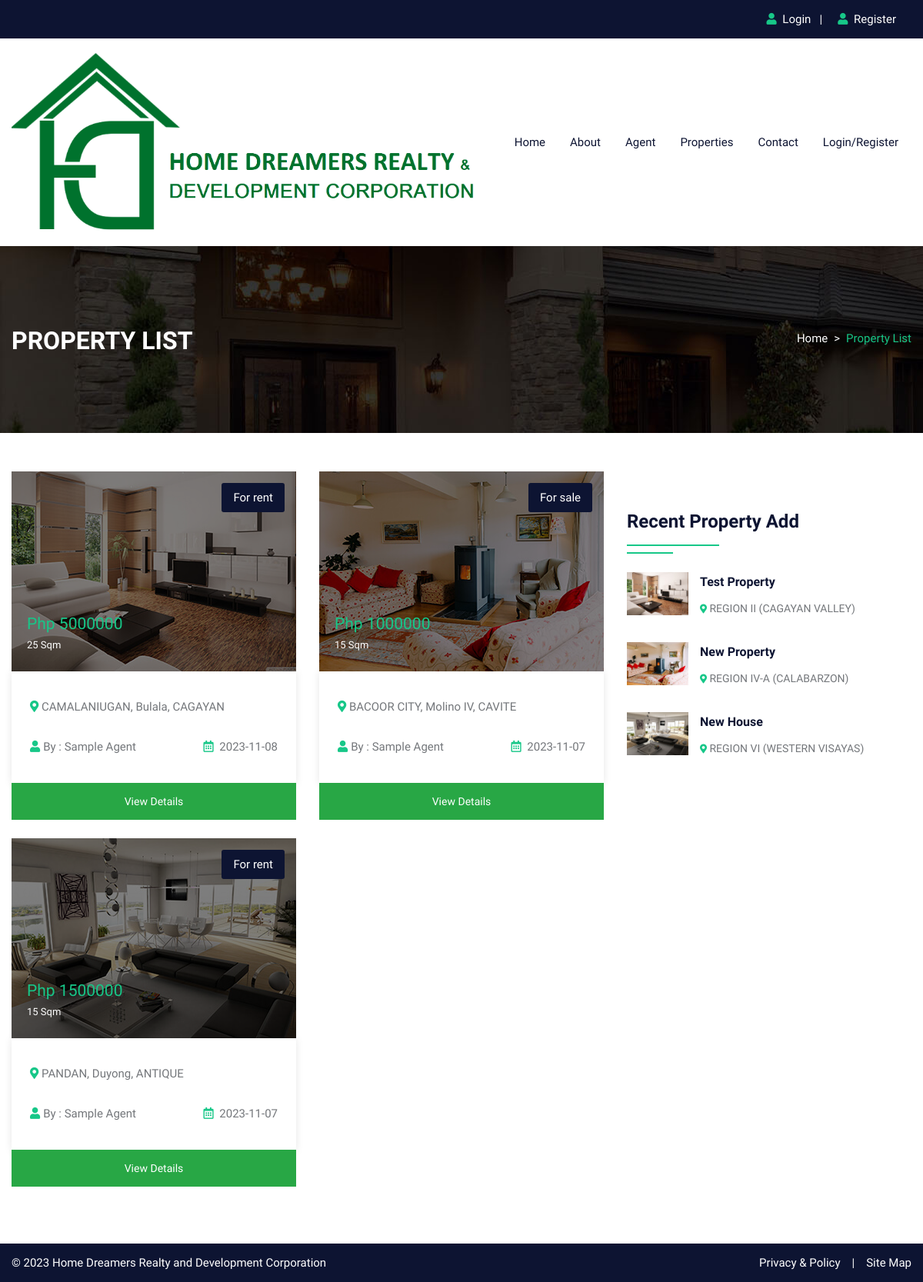
/property.php, run on the app's committed database.
### tables this page shows
CREATE TABLE `property` (
  `pid` int(50) NOT NULL,
  `title` varchar(200) NOT NULL,
  `pcontent` longtext NOT NULL,
  `type` varchar(100) NOT NULL,
  `pstatus` varchar(50) NOT NULL,
  `stype` varchar(100) NOT NULL,
  `bedroom` int(50) NOT NULL,
  `bathroom` int(50) NOT NULL,
  `balcony` int(50) NOT NULL,
  `kitchen` int(50) NOT NULL,
  `hall` int(50) NOT NULL,
  `floor` varchar(50) NOT NULL,
  `size` int(50) NOT NULL,
  `price` int(50) NOT NULL,
  `region` varchar(255) NOT NULL,
  `province` varchar(255) NOT NULL,
  `city` varchar(100) NOT NULL,
  `barangay` varchar(100) NOT NULL,
  `feature` longtext NOT NULL,
  `pimage` varchar(300) NOT NULL,
  `pimage1` varchar(300) NOT NULL,
  `pimage2` varchar(300) NOT NULL,
  `pimage3` varchar(300) NOT NULL,
  `pimage4` varchar(300) NOT NULL,
  `uid` int(50) NOT NULL,
  `status` varchar(50) NOT NULL,
  `mapimage` varchar(300) NOT NULL,
  `topmapimage` varchar(300) NOT NULL,
  `groundmapimage` varchar(300) NOT NULL,
  `totalfloor` varchar(50) NOT NULL,
  `date` date NOT NULL,
  `ptype` varchar(250) NOT NULL
);

### property.php (the view, shortened to what this page needs)
<!DOCTYPE html>
<html lang="en">
<head>
<link rel="stylesheet" type="text/css" href="css/bootstrap.min.css">
<link rel="stylesheet" type="text/css" href="css/bootstrap-slider.css">
<link rel="stylesheet" type="text/css" href="css/jquery-ui.css">
<link rel="stylesheet" type="text/css" href="css/layerslider.css">
<link rel="stylesheet" type="text/css" href="css/color.css" id="color-change">
<link rel="stylesheet" type="text/css" href="css/owl.carousel.min.css">
<link rel="stylesheet" type="text/css" href="css/font-awesome.min.css">
<link rel="stylesheet" type="text/css" href="fonts/flaticon/flaticon.css">
<link rel="stylesheet" type="text/css" href="css/style.css">
</head>
<body>
<div id="page-wrapper">
    <div class="row">
		<?php include("include/header.php");?>
        <div class="banner-full-row page-banner" style="background-image:url('images/breadcromb.jpg');">
            <div class="container">
                <div class="row">
                    <div class="col-md-6">
                        <h2 class="page-name float-left text-white text-uppercase mt-1 mb-0"><b>Property List</b></h2>
                    </div>
                    <div class="col-md-6">
                        <nav aria-label="breadcrumb" class="float-left float-md-right">
                            <ol class="breadcrumb bg-transparent m-0 p-0">
                                <li class="breadcrumb-item text-white"><a href="#">Home</a></li>
                                <li class="breadcrumb-item active">Property List</li>
                            </ol>
                        </nav>
                    </div>
                </div>
            </div>
        </div>
        <div class="full-row">
            <div class="container">
                <div class="row">
					<div class="col-lg-8">
                        <div class="row">
                             <?php
								$query=mysqli_query($conn,"SELECT * FROM `property` ORDER BY date DESC LIMIT 6");
                                while($row=mysqli_fetch_array($query))
                                {
								?>
                            <div class="col-md-6">
                                <div class="featured-thumb hover-zoomer mb-4">
                                    <div class="overlay-black overflow-hidden position-relative"> <img src="admin/property/<?php echo $row['19'];?>" alt="pimage">
                                        <div class="sale bg-secondary text-white">For <?php echo $row['5'];?></div>
                                        <div class="price text-primary text-capitalize">Php <?php echo $row['13'];?><span class="text-white"> <?php echo $row['12'];?> Sqm</span></div>
                                    </div>
                                    <div class="featured-thumb-data shadow-one">
                                        <div class="p-4">
                                            <span class="location text-capitalize"><i class="fas fa-map-marker-alt text-primary"></i></span> <?php echo $row['16'];?>, <?php echo $row['17'];?>, <?php echo $row['15'];?></div>
                                        <div class="px-4 pb-4 d-inline-block w-100">
                                            <div class="float-left text-capitalize"><i class="fas fa-user text-primary mr-1"></i>By : Sample Agent</div>
                                            <div class="float-right"><i class="far fa-calendar-alt text-primary mr-1"></i> <?php echo $row['30'];?></div>
                                        </div>
                                    </div>
                                    <a class="btn btn-success w-100" href="propertydetail.php?pid=<?php echo $row['0'];?>"> View Details</a>
                                </div>
                            </div>
                            <?php } ?>
                        </div>
                    </div>
                    <div class="col-lg-4">
                        <div class="sidebar-widget mt-5">
                            <h4 class="double-down-line-left text-secondary position-relative pb-4 mb-4">Recent Property Add</h4>
                            <ul class="property_list_widget">
								<?php
								$query=mysqli_query($conn,"SELECT * FROM `property` ORDER BY date DESC LIMIT 6");
										while($row=mysqli_fetch_array($query))
										{
								?>
                                <li> <img src="admin/property/<?php echo $row['19'];?>" alt="pimage">
                                    <h6 class="text-secondary hover-text-primary text-capitalize"><a href="propertydetail.php?pid=<?php echo $row['0'];?>"><?php echo $row['1'];?></a></h6>
                                    <span class="font-14"><i class="fas fa-map-marker-alt icon-primary icon-small"></i> <?php echo $row['14'];?></span>
                                </li>
                                <?php } ?>
                            </ul>
                        </div>
                    </div>
                </div>
            </div>
        </div>
		<?php include("include/footer.php");?>
    </div>
</div>
</body>
</html>

### include/header.php (shortened to what this page needs)
<header id="header" class="transparent-header-modern fixed-header-bg-white w-100">
            <div class="top-header bg-secondary">
                <div class="container">
                    <div class="row">
                        <div class="col-md-8">
                        </div>
                        <div class="col-md-4">
                            <div class="top-contact float-right">
                                <ul class="list-text-white d-table">
								<li><i class="fas fa-user text-primary mr-1"></i>
								<?php  if(isset($_SESSION['uemail']))
								{ ?>
								<a href="logout.php">Logout</a>&nbsp;&nbsp;<?php } else { ?>
								<a href="login.php">Login</a>&nbsp;&nbsp;
                                | </li>
                                <li><i class="fas fa-user text-primary mr-1"></i><a href="register.php"> Register</li>
								<?php } ?>
								</ul>
                            </div>
                        </div>
                    </div>
                </div>
            </div>
            <div class="main-nav secondary-nav hover-primary-nav py-2">
                <div class="container">
                    <div class="row">
                        <div class="col-lg-12">
                            <nav class="navbar navbar-expand-lg navbar-light p-0"> <a class="navbar-brand position-relative" href="#"><img class="nav-logo" src="images/logo/logo.png" alt=""></a>
                                <div class="collapse navbar-collapse" id="navbarSupportedContent">
                                    <ul class="navbar-nav mr-auto">
                                        <li class="nav-item dropdown"> <a class="nav-link" href="index.php" role="button" aria-haspopup="true" aria-expanded="false">Home</a></li>
										<li class="nav-item"> <a class="nav-link" href="about.php">About</a> </li>
										<li class="nav-item"> <a class="nav-link" href="agent.php">Agent</a> </li>
										<li class="nav-item"> <a class="nav-link" href="property.php">Properties</a> </li>
                                        <li class="nav-item"> <a class="nav-link" href="contact.php">Contact</a> </li>
										<?php  if(isset($_SESSION['uemail']))
										{ ?>
										<li class="nav-item dropdown">
											<a class="nav-link dropdown-toggle" href="#" role="button" data-toggle="dropdown" aria-haspopup="true" aria-expanded="false">My Account</a>
											<ul class="dropdown-menu">
												<li class="nav-item"> <a class="nav-link" href="profile.php">Profile</a> </li>
												<li class="nav-item"> <a class="nav-link" href="request.php">Property Request</a> </li>
												<li class="nav-item"> <a class="nav-link" href="feature.php">Your Property</a> </li>
												<li class="nav-item"> <a class="nav-link" href="logout.php">Logout</a> </li>
											</ul>
                                        </li>
										<?php } else { ?>
										<li class="nav-item"> <a class="nav-link" href="login.php">Login/Register</a> </li>
										<?php } ?>
                                    </ul>
                                </div>
                            </nav>
                        </div>
                    </div>
                </div>
            </div>
        </header>

### include/footer.php (shortened to what this page needs)
<footer class="full-row bg-secondary p-0">
            <div class="container">
                <div class="row copyright">
                    <div class="col-sm-6"> <span class="text-white">© 2023 Home Dreamers Realty and Development Corporation</span> </div>
                    <div class="col-sm-6">
                        <ul class="line-menu text-white hover-text-primary float-right">
                            <li><a href="#">Privacy & Policy</a></li>
                            <li>|</li>
                            <li><a href="#"> Site Map</a></li>
                        </ul>
                    </div>
                </div>
            </div>
        </footer>

### css/color.css (style rules this page uses)
:root { --theme-ordinary-color: #74777b; }
:root { --theme-primary-color: #17c788; }
:root { --theme-secondary-color: #0d1432; }
:root { --theme-white-color: #fff; }
:root { --theme-light-color: #f8f8f8; }
:root { --theme-gray-color: #f5f5f5; }
:root { --theme-footer-color: #091b4b; }
:root { --theme-dark-color: #091b4b; }
:root { --text-light-color: #a3a7af; }
:root { --theme-primary-opacity-color: rgba(11, 191, 141, .8); }
:root { --theme-secondary-opacity-color: rgba(13,20,50,0.7); }
:root { --theme-white-opacity-color: rgba(255, 255, 255, 0.3); }
:root { --theme-dark-opacity-color: rgba(0, 0, 0, 0.5); }
:root { --theme-ordinary-font: 'Muli', sans-serif; }
:root { --theme-highlight-font: 'Comfortaa', cursive; }

### data on the page
property: pimage (picture), stype "rent", price "5000000", size "25", city "CAMALANIUGAN", barangay "Bulala", province "CAGAYAN", date "2023-11-08", title "Test Property", region "REGION II (CAGAYAN VALLEY)"
property: pimage (picture), stype "sale", price "1000000", size "15", city "BACOOR CITY", barangay "Molino IV", province "CAVITE", date "2023-11-07", title "New Property", region "REGION IV-A (CALABARZON)"
property: pimage (picture), stype "rent", price "1500000", size "15", city "PANDAN", barangay "Duyong", province "ANTIQUE", date "2023-11-07", title "New House", region "REGION VI (WESTERN VISAYAS)"
